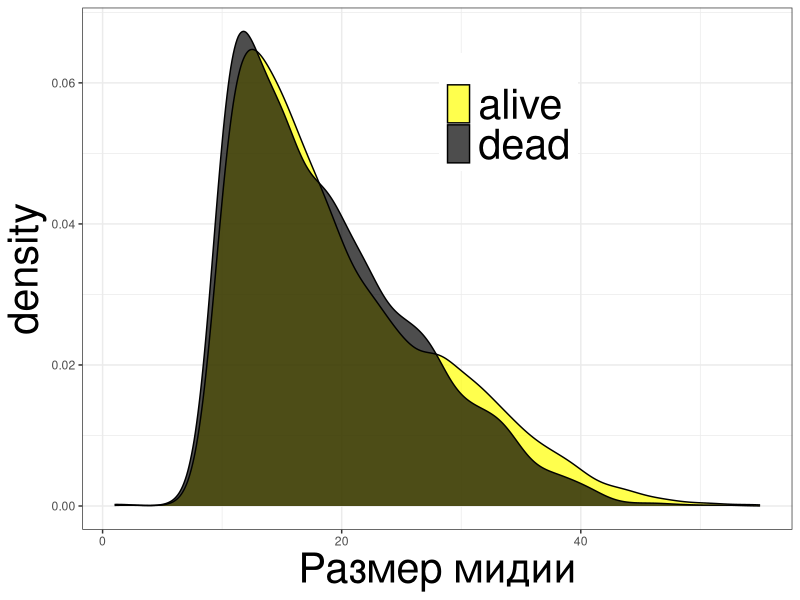
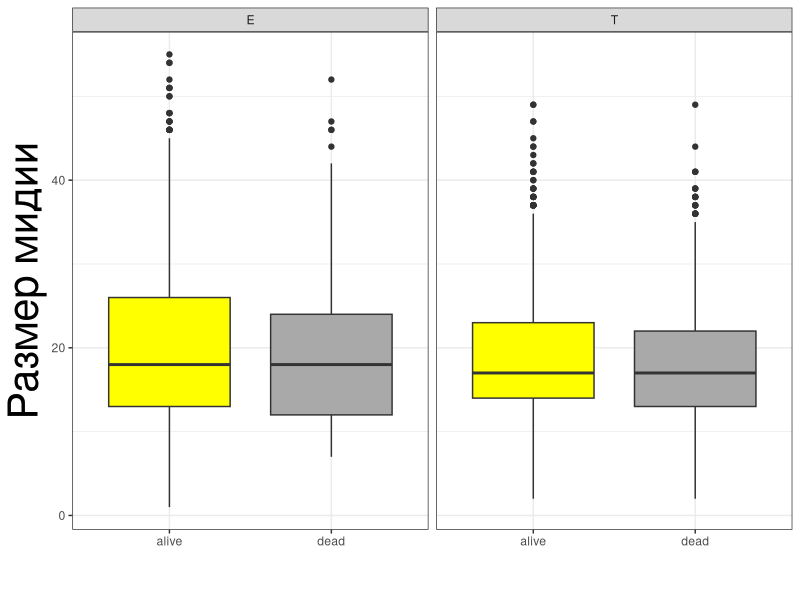
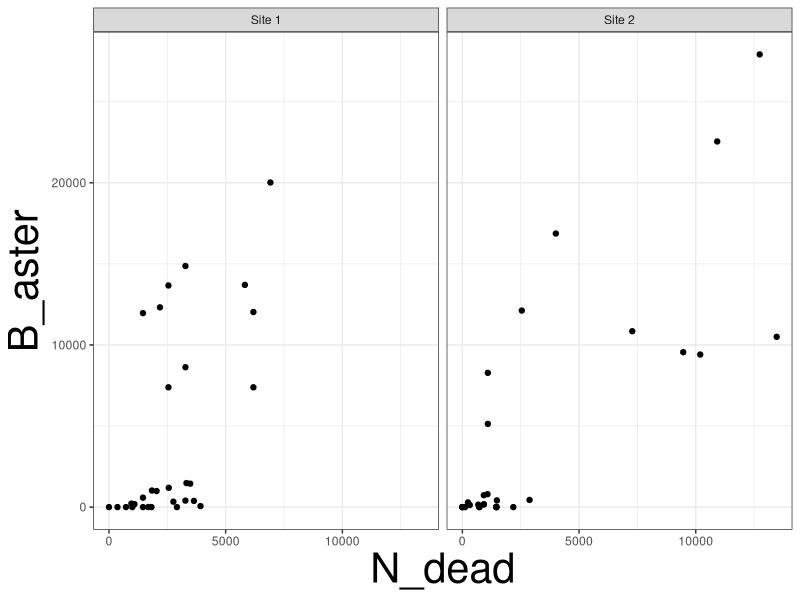
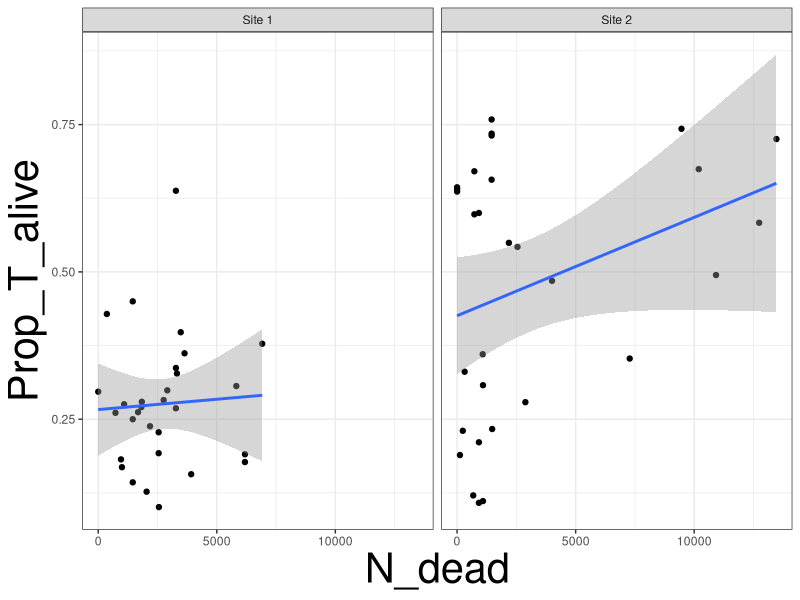
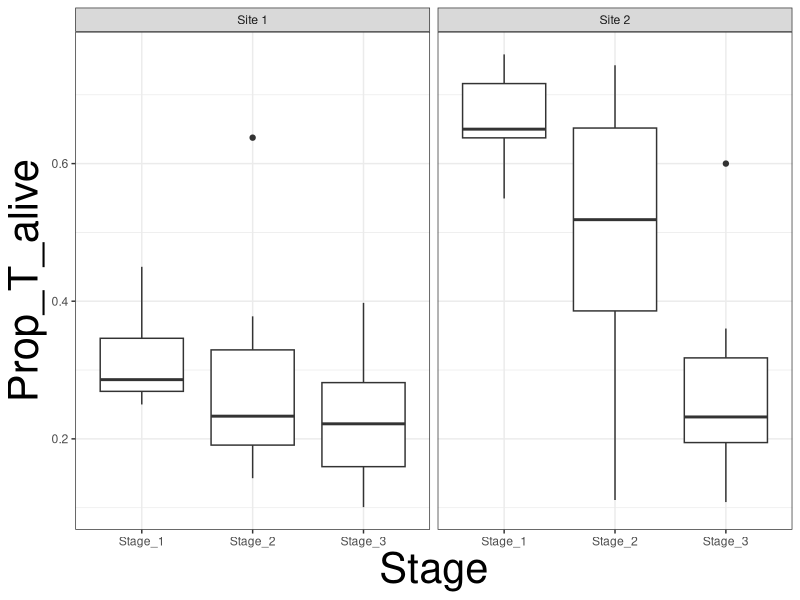

Recreate these plots in R, in order. (Note: this script raises an error after producing the figures.)
library(ggplot2)
library(dplyr)
library(car)
library(reshape2)
library(MASS)
library(mgcv)
library(lme4)
library(gridExtra)




theme_set(theme_bw() + theme(axis.title = element_text(size = 30), legend.text =  element_text(size = 30)))







################ SEA STARS ##################################

# Размеры съеденных и живых ####

ast_size <- read.table('Data/Astfood_Length.csv', sep = ',', header = TRUE)
 

ggplot(ast_size, aes(x = Length, fill = Status)) + geom_density(alpha = 0.7) + scale_fill_manual(values = c("yellow", "black")) + labs(x = "Размер мидии", fill = "") + theme(legend.position = c(0.6, 0.8))



ggplot(ast_size, aes(x = Status, y = Length, fill = Status)) + geom_boxplot() + facet_wrap( ~ Morph) + scale_fill_manual(values = c("yellow", "darkgray")) + labs(x = "", y = "Размер мидии", fill = "") + guides(fill = "none")







ast_myt <- read.table('Data/Astfood_2019.csv', sep = ',', header = TRUE)

asterias <- read.table('Data/Astfood_Asterias_2019.csv', sep = ',', header = TRUE)



# ast_myt <- ast_myt[ast_myt$Sample != "Astfood_8", ]
# asterias <- asterias[asterias$Sample != "Astfood_8", ]
# 
# 
# ast_N <- ast_myt %>% group_by(Site, Type_2, Sample) %>% summarise(N_alive_T = sum(Status == "alive" & Morph == "T" ), N_dead_T = sum(Status == "dead" & Morph == "T" ), N_alive_E = sum(Status == "alive" & Morph == "E" ), N_dead_E = sum(Status == "dead" & Morph == "E" ), N_alive_total = sum(Status == "alive"), Prop_dead = mean(Status == "dead"), Prop_T_total = mean(Morph == "T")) 

asterias_abund <- asterias %>% group_by(Site, Sample) %>% summarise(N_aster = n(), B_aster = sum(B))



all_ast_abund <- merge(ast_myt, asterias_abund, all.x = T)

all_ast_abund[is.na(all_ast_abund)]<- 0 

all_ast_abund[all_ast_abund$Stage == "Stage_3", c("N_T_alive", "N_T_dead", "N_E_alive", "N_E_dead", "N_aster", "B_aster")] <- all_ast_abund[all_ast_abund$Stage == "Stage_3", c("N_T_alive", "N_T_dead", "N_E_alive", "N_E_dead", "N_aster", "B_aster")] * 20  

all_ast_abund[all_ast_abund$Stage != "Stage_3", c("N_T_alive", "N_T_dead", "N_E_alive", "N_E_dead", "N_aster", "B_aster")] <- all_ast_abund[all_ast_abund$Stage != "Stage_3", c("N_T_alive", "N_T_dead", "N_E_alive", "N_E_dead", "N_aster", "B_aster")] * 182  


all_ast_abund$Prop_dead <- with(all_ast_abund, (N_T_dead + N_T_dead)/(N_T_dead + N_T_dead + N_T_alive + N_T_alive))


all_ast_abund$N_dead <- with(all_ast_abund, (N_T_dead + N_T_dead))

all_ast_abund$Prop_T_alive <- with(all_ast_abund, N_T_alive/(N_T_alive + N_E_alive))


all_ast_abund$Prop_T_total <- with(all_ast_abund, (N_T_alive + N_T_dead)/(N_T_alive + N_T_dead + N_E_alive + N_E_dead) )

all_ast_abund$Prop_T_dead <- with(all_ast_abund, (N_T_dead)/(N_T_dead + N_E_dead) )



# Связи с долей съеденных #####


ggplot(all_ast_abund, aes(x = N_dead, y = B_aster)) + geom_point() + facet_wrap(~Site)


ggplot(all_ast_abund, aes(x = N_dead, y = Prop_T_alive)) + geom_point() + facet_wrap(~Site) + geom_smooth(method = "lm")


ggplot(all_ast_abund, aes(x = Stage, y = Prop_T_alive)) + geom_boxplot()  + facet_wrap(~Site)


# Модель, описывающее поведение обилия звезд

Mod_ast_1 <- gam((B_aster) ~ s(Prop_dead, by = Site) + Site, data = all_ast_abund)

summary(Mod_ast_1)

plot(Mod_ast_1)


new_dat_ast <- all_ast_abund %>% group_by(Site) %>% do(expand.grid(levels = seq(from = 0,to = 1,by = 0.01), Prop_dead = seq(min(.$Prop_dead), max(.$Prop_dead), by = 0.01)))


new_dat_ast$Predict <- predict(Mod_ast_1, newdata = new_dat_ast)




Pl_aster_abund <- ggplot(new_dat_ast, aes(x = Prop_dead)) + geom_raster(aes(y = levels, fill = Predict), alpha = 0.6) + facet_wrap(~Site) + scale_fill_gradient(low = "white", high = "red")



# Модель, описывающая связь дол Т морфотипа среди живых и долм мертвых моллсков

Mod_1 <- glm(cbind(N_T_alive, N_E_alive) ~ Prop_dead * Site, data = all_ast_abund, family = "quasibinomial")

drop1(Mod_1, test = "Chi")

Mod_2 <- update(Mod_1, . ~ . - Prop_dead:Site)

drop1(Mod_2, test = "Chi")


new_data <- all_ast_abund %>% group_by(Site) %>% do(data.frame(Prop_dead = seq(min(.$Prop_dead), max(.$Prop_dead), length.out = 100)))

predicted <- predict(Mod_2, newdata = new_data, type = "response", se.fit = T)


new_data$Predicted <- predicted$fit 
new_data$SE <- predicted$se.fit



Pl_aster_abund + geom_line(data = new_data, aes(x = Prop_dead, y = Predicted),  color = "blue", size = 1.5) + facet_wrap(~Site)  


Pl_aster_abund + geom_point(data = all_ast_abund, aes(x = Prop_dead, y= Prop_T_alive)) + facet_wrap(~Site) + geom_ribbon(data = new_data, aes(ymin = Predicted - 1.96*SE, ymax = Predicted + 1.96*SE), alpha = 0.2) +  geom_line(data = new_data, aes(x = Prop_dead, y = Predicted),  color = "blue", size = 1) + guides (fill = "none") + labs(x = "Относительное обилие мертвых моллюсков", y = "Доля M.trossulus среди живых")



ggplot(data = all_ast_abund, aes(x = Prop_dead, y= Prop_T_alive, group = Site)) + 
  geom_point(size = 4, shape = 21,  aes(fill = Site)) +
  geom_smooth(method = "glm", method.args = list(family = "quasibinomial"), size = 1.5) +
  labs(x = "Относительное обилие мертвых моллюсков", y = "Доля M.trossulus среди живых") + theme(axis.title = element_text(size = 19)) +
  guides(fill = "none")





Pl_aster_abund + geom_point(data = all_ast_abund, aes(x = Prop_dead, y= (N_T_alive + N_E_alive)/ max((N_T_alive + N_E_alive))  ))  + guides(fill = "none") + labs(y = "Плотность поселения живых мидий", x = "Относительное обилие мертвых створок")  + theme(axis.title = element_text(size = 15))

ggplot(all_ast_abund, aes(x = N_dead)) + geom_point(aes(y = N_T_alive + N_E_alive)) + facet_wrap(~ Site)


ggplot(all_ast_abund, aes(x = B_aster, y = N_dead)) + geom_point(size = 4, shape = 21, fill = "red")+  labs(x = "Биомасса звезд", y = "Обилие мертвых мидий") + theme(axis.title = element_text(size = 20))




ggplot(all_ast_abund, aes(x = Prop_T_alive, y =  Prop_T_dead)) + geom_point() + facet_wrap(~ Site) + geom_abline() + xlim(0,1) + ylim(0,1) + labs(x = "Доля M.trossulus среди живых", y = "Доля M.trossulus среди мертвых")



# Pay charts 
total_N <- melt(all_ast_abund %>% filter (Stage == "Stage_3" | Stage == "Stage_2" ) %>% summarise(N_T_dead = sum(N_T_dead), N_E_dead = sum(N_E_dead),  N_T_alive = sum(N_T_alive),  N_E_alive= sum(N_E_alive)) )

total_N$Status <- c("dead", "dead", "alive", "alive")

total_N <- dcast( variable ~ Status, data = total_N, value.var = "value")

Pl_alive <- ggplot(total_N, aes(x ="", y = alive, fill = variable)) + geom_bar(stat= "identity", width=1, color = "black") + coord_polar("y", start=0)  + theme(axis.text = element_blank(), panel.grid = element_blank(), panel.border = element_blank(), axis.title = element_blank())+ guides(fill="none")

Pl_dead <- ggplot(total_N, aes(x ="", y = dead, fill = variable)) + geom_bar(stat= "identity", width=1, color = "black") + coord_polar("y", start=0) + theme(axis.text = element_blank(), panel.grid = element_blank(), panel.border = element_blank(), axis.title = element_blank()) + guides(fill="none")


grid.arrange(Pl_alive, Pl_dead, ncol = 2)



################ OYSTERCATCHERS #################


hem <- read.table("Data/Hotred_Length.csv", sep = ",", header = T)

hem <- hem[hem$Sample != "C", ]


## Size-structure of shells #####

ggplot(hem, aes(x = Length, fill = Status)) + geom_density(alpha = 0.7) + scale_fill_manual(values = c("yellow", "black")) + labs(x = "Размер мидии", fill = "") + theme(legend.position = c(0.6, 0.8))
 

## Зависимость от доли мертвых у куликов #####

hem_abund <- hem %>% group_by(Site, Square) %>% summarise(N_T_alive = sum(Status == "alive" & Morph == "T")/3*182, N_E_alive = sum(Status == "alive" & Morph == "E")/3*182, N_T_dead = sum(Status == "dead" & Morph == "T"), N_E_dead = sum(Status == "dead" & Morph == "E"))
  



hem_abund$N_dead <- with(hem_abund, N_T_dead + N_E_dead)

hem_abund$N_alive <- with(hem_abund, N_T_alive + N_E_alive)

hem_abund$Prop_T_alive <- with(hem_abund, N_T_alive/(N_T_alive + N_E_alive))  

hem_abund$Prop_dead <- with(hem_abund, N_dead/(N_dead + N_alive ))  
hem_abund$Prop_T_dead <- with(hem_abund, N_T_dead/(N_T_dead + N_E_dead))  

hem_abund$Prop_T <- with(hem_abund,  N_T_alive / (N_T_alive + N_E_alive))



ggplot(hem_abund, aes(x = N_dead, y = Prop_T)) + geom_point()  


Mod_hem_1 <- glmer(Prop_T ~ scale(N_dead) + (1|Site), data = hem_abund, family = "binomial", weights = N_alive)  

summary(Mod_hem_1)



hem_abund_bank <- hem %>% group_by(Site) %>% summarise(N_T_alive = sum(Status == "alive" & Morph == "T"), N_E_alive = sum(Status == "alive" & Morph == "E"), N_T_dead = sum(Status == "dead" & Morph == "T"), N_E_dead = sum(Status == "dead" & Morph == "E"), n = length(unique(Square)))


hem_abund_bank$N_dead <- with(hem_abund_bank, N_T_dead + N_E_dead)/hem_abund_bank$n 

hem_abund_bank$N_alive <- with(hem_abund_bank, N_T_alive + N_E_alive)/hem_abund_bank$n / 3 * 182


hem_abund_bank$Prop_T <- with(hem_abund_bank,  N_T_alive / (N_T_alive + N_E_alive))

hem_abund_bank$Prop_dead <- with(hem_abund_bank, N_dead/N_alive)


ggplot(hem_abund_bank, aes(x = N_dead, y = Prop_T)) + geom_point(size = 4, color = "red") + labs(x = "Среднее количество съеденных на кв. метр", y = "Доля M.trossulus  среди живых") + geom_point(data =  hem_abund) +  geom_smooth(method = "glm", method.args = list(family = "quasibinomial"), size = 1.5) + theme(axis.title = element_text(size = 19))


ggplot(hem_abund, aes(x = Prop_T_alive, y = Prop_T_dead)) + geom_point() + geom_abline() + xlim(0,1) + ylim(0,1) + labs(x = "Доля M.trossulus среди живых", y = "Доля M.trossulus среди мертвых")


# Pay charts 
total_N <- melt(hem_abund_bank  %>% summarise(N_T_dead = sum(N_T_dead), N_E_dead = sum(N_E_dead),  N_T_alive = sum(N_T_alive),  N_E_alive= sum(N_E_alive)) )

total_N$Status <- c("dead", "dead", "alive", "alive")

total_N <- dcast( variable ~ Status, data = total_N, value.var = "value")

Pl_alive <- ggplot(total_N, aes(x ="", y = alive, fill = variable)) + geom_bar(stat= "identity", width=1, color = "black") + coord_polar("y", start=0)  + theme(axis.text = element_blank(), panel.grid = element_blank(), panel.border = element_blank(), axis.title = element_blank())+ guides(fill="none")

Pl_dead <- ggplot(total_N, aes(x ="", y = dead, fill = variable)) + geom_bar(stat= "identity", width=1, color = "black") + coord_polar("y", start=0) + theme(axis.text = element_blank(), panel.grid = element_blank(), panel.border = element_blank(), axis.title = element_blank()) + guides(fill="none")


grid.arrange(Pl_alive, Pl_dead, ncol = 2)
